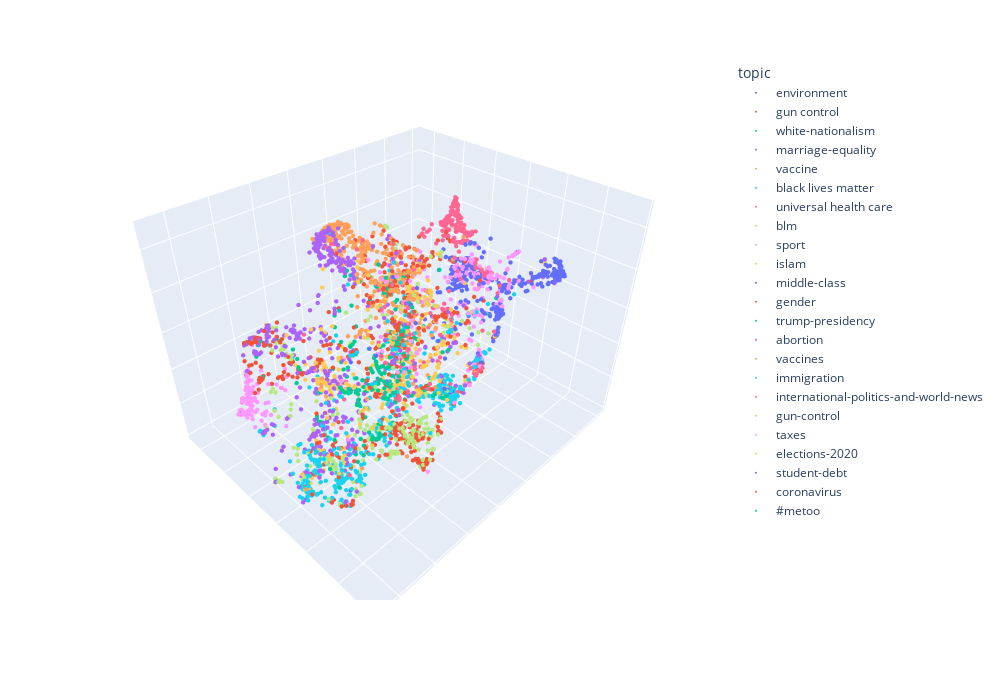

This figure's notebook cell:
### Code cell
fig = px.scatter_3d(df, x='umap_3d_x', y='umap_3d_y', z='umap_3d_z', color='topic', width=1000, height=680)
fig.update_traces(marker_size=1.5)
fig.update_layout(
    scene=dict(
        xaxis=dict(showticklabels=False, title=''),
        yaxis=dict(showticklabels=False, title=''),
        zaxis=dict(showticklabels=False, title=''),
    )
)
